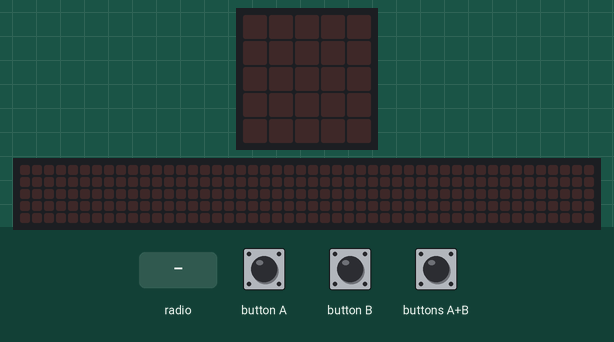
Recording of a program running on a simulated BBC micro:bit (MakeCode). On the bench: the board's 5×5 LED display, a strip that is not on the board, showing the scrolling text unrolled. Inputs (shaded band) come from the test bench. The 48×5 strip is a reading aid, not a part: it shows the text the display is scrolling, unrolled, one strip-width of it at a time.

Above: at 1.2 s.
1.3 s: radio message "A+B" arrives
At 1.37 s:
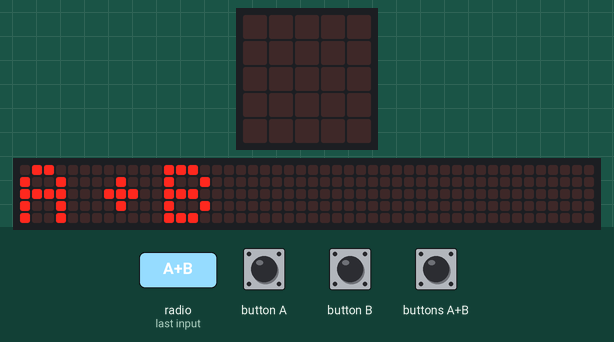
4.3 s: radio message "A" arrives
At 5.6 s:
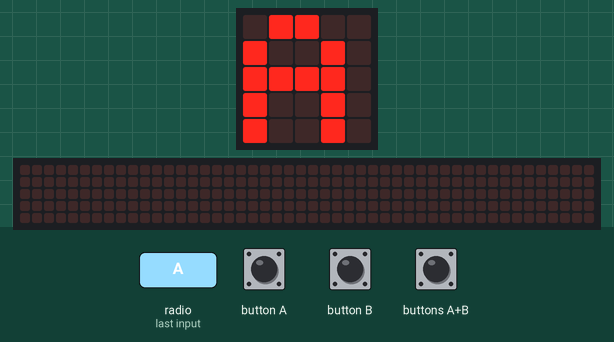
7.3 s: radio message "B" arrives
At 7.7 s:
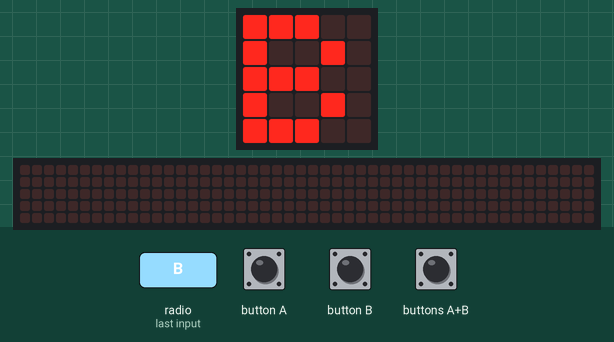
Timing chart, 0 to 10.3 s (numbered marks = the images above; inputs shaded):
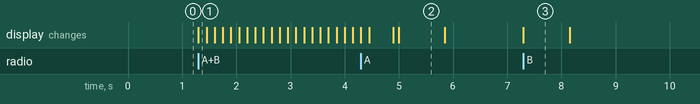

The program:

main.ts
```typescript
input.onButtonPressed(Button.A, function () {
    radio.sendString("A")
})
input.onButtonPressed(Button.AB, function () {
    radio.sendString("A+B")
})
radio.onReceivedString(function (receivedString) {
    basic.showString(receivedString)
    basic.pause(100)
    basic.clearScreen()
})
input.onButtonPressed(Button.B, function () {
    radio.sendString("B")
})
radio.setGroup(1)
basic.forever(function () {

})
```

test.ts
```typescript
// aquí va el archivo "tests"; esto no se compilará cuando este paquete se utilice como una extensión.
```

Measured:
- after the input at 1.3 s, the display: changes at once (image 1)
- after the input at 4.3 s, the display: first differs from a run without the input after 0.70 s (image 2)
- after the input at 7.3 s, the display: changes at once (image 3)
- what the display in image 2 shows lasts 0.9 s, from 5.0 s to 5.9 s
